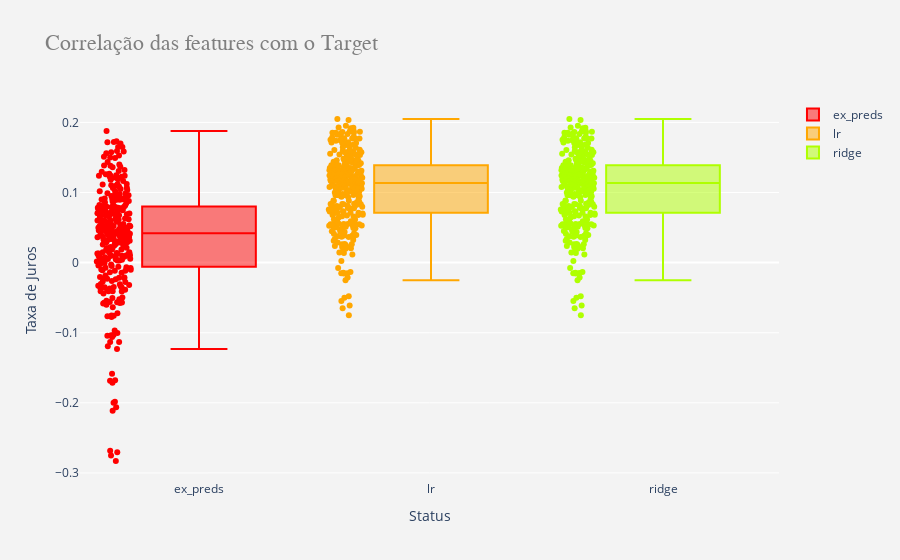

Write notebook code for a chart like this one.
### Code cell
visualize.plot_feat_cors(df_feat_corrs, model_names)

### Figure 1 — Plotly figure (JSON) as saved in the notebook; plotly's stock layout.template omitted (floating-point values rounded to 4 significant figures; data arrays with more than 128 entries replaced by an {"elided": "..."} marker saying what was removed)
{"data": [{"boxpoints": "all", "marker": {"color": "#ff0000"}, "name": "ex_preds", "type": "box", "visible": true, "y": {"elided": "310 float values"}}, {"boxpoints": "all", "marker": {"color": "#ffa700"}, "name": "lr", "type": "box", "visible": true, "y": {"elided": "310 float values"}}, {"boxpoints": "all", "marker": {"color": "#afff00"}, "name": "ridge", "type": "box", "visible": true, "y": {"elided": "310 float values"}}], "layout": {"autosize": true, "dragmode": "zoom", "paper_bgcolor": "rgb(243, 243, 243)", "plot_bgcolor": "rgb(243, 243, 243)", "title": {"font": {"color": "#7f7f7f", "family": "Arial", "size": 22}, "text": "Correlação das features com o Target"}, "xaxis": {"autorange": true, "range": [-0.5124, 2.5], "showspikes": false, "title": {"text": "Status"}, "type": "category"}, "yaxis": {"autorange": true, "range": [-0.3101, 0.232], "showspikes": false, "title": {"text": "Taxa de Juros"}, "type": "linear"}}}
